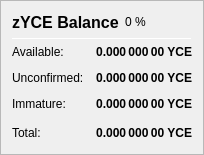
                      <widget class="QFrame" name="frame_ZerocoinBalances">
                       <property name="maximumSize">
                        <size>
                         <width>0</width>
                         <height>0</height>
                        </size>
                       </property>
                       <property name="frameShape">
                        <enum>QFrame::StyledPanel</enum>
                       </property>
                       <property name="frameShadow">
                        <enum>QFrame::Raised</enum>
                       </property>
                       <layout class="QVBoxLayout" name="verticalLayout_7">
                        <item>
                         <layout class="QHBoxLayout" name="horizontalLayout_8" stretch="0,0,0">
                          <item>
                           <widget class="QLabel" name="label_5z_3">
                            <property name="minimumSize">
                             <size>
                              <width>0</width>
                              <height>20</height>
                             </size>
                            </property>
                            <property name="font">
                             <font>
                              <pointsize>12</pointsize>
                              <weight>75</weight>
                              <bold>true</bold>
                             </font>
                            </property>
                            <property name="text">
                             <string>zYCE Balance</string>
                            </property>
                           </widget>
                          </item>
                          <item>
                           <widget class="QLabel" name="labelzYCEPercent">
                            <property name="text">
                             <string notr="true">0 %</string>
                            </property>
                           </widget>
                          </item>
                          <item>
                           <spacer name="horizontalSpacer_11">
                            <property name="orientation">
                             <enum>Qt::Horizontal</enum>
                            </property>
                            <property name="sizeHint" stdset="0">
                             <size>
                              <width>40</width>
                              <height>20</height>
                             </size>
                            </property>
                           </spacer>
                          </item>
                         </layout>
                        </item>
                        <item>
                         <widget class="Line" name="line_ZerocoinBalance">
                          <property name="minimumSize">
                           <size>
                            <width>0</width>
                            <height>1</height>
                           </size>
                          </property>
                          <property name="maximumSize">
                           <size>
                            <width>16777215</width>
                            <height>1</height>
                           </size>
                          </property>
                          <property name="orientation">
                           <enum>Qt::Horizontal</enum>
                          </property>
                         </widget>
                        </item>
                        <item>
                         <layout class="QGridLayout" name="gridLayout_5">
                          <property name="spacing">
                           <number>12</number>
                          </property>
                          <item row="1" column="0">
                           <widget class="QLabel" name="labelzBalanceMatureText">
                            <property name="toolTip">
                             <string>Mature: more than 20 confirmation and more than 1 mint of the same denomination after it was minted.
These zYCE are spendable.</string>
                            </property>
                            <property name="text">
                             <string>Available:</string>
                            </property>
                           </widget>
                          </item>
                          <item row="1" column="1">
                           <widget class="QLabel" name="labelzBalanceMature">
                            <property name="font">
                             <font>
                              <weight>75</weight>
                              <bold>true</bold>
                             </font>
                            </property>
                            <property name="toolTip">
                             <string>Mature: more than 20 confirmation and more than 1 mint of the same denomination after it was minted.
These zYCE are spendable.</string>
                            </property>
                            <property name="text">
                             <string notr="true">0.000 000 00 YCE</string>
                            </property>
                            <property name="alignment">
                             <set>Qt::AlignRight|Qt::AlignTrailing|Qt::AlignVCenter</set>
                            </property>
                           </widget>
                          </item>
                          <item row="2" column="0">
                           <widget class="QLabel" name="labelzBalanceUnconfirmedText">
                            <property name="toolTip">
                             <string>Unconfirmed: less than 20 confirmations
Immature: confirmed, but less than 1 mint of the same denomination after it was minted</string>
                            </property>
                            <property name="text">
                             <string>Unconfirmed:</string>
                            </property>
                           </widget>
                          </item>
                          <item row="2" column="1">
                           <widget class="QLabel" name="labelzBalanceUnconfirmed">
                            <property name="font">
                             <font>
                              <weight>75</weight>
                              <bold>true</bold>
                             </font>
                            </property>
                            <property name="toolTip">
                             <string>Unconfirmed: less than 20 confirmations
Immature: confirmed, but less than 1 mint of the same denomination after it was minted</string>
                            </property>
                            <property name="text">
                             <string notr="true">0.000 000 00 YCE</string>
                            </property>
                            <property name="alignment">
                             <set>Qt::AlignRight|Qt::AlignTrailing|Qt::AlignVCenter</set>
                            </property>
                           </widget>
                          </item>
                          <item row="3" column="0">
                           <widget class="QLabel" name="labelzBalanceImmatureText">
                            <property name="toolTip">
                             <string>Unconfirmed: less than 20 confirmations
Immature: confirmed, but less than 1 mint of the same denomination after it was minted</string>
                            </property>
                            <property name="text">
                             <string>Immature:</string>
                            </property>
                           </widget>
                          </item>
                          <item row="3" column="1">
                           <widget class="QLabel" name="labelzBalanceImmature">
                            <property name="font">
                             <font>
                              <weight>75</weight>
                              <bold>true</bold>
                             </font>
                            </property>
                            <property name="toolTip">
                             <string>Unconfirmed: less than 20 confirmations
Immature: confirmed, but less than 1 mint of the same denomination after it was minted</string>
                            </property>
                            <property name="text">
                             <string notr="true">0.000 000 00 YCE</string>
                            </property>
                            <property name="alignment">
                             <set>Qt::AlignRight|Qt::AlignTrailing|Qt::AlignVCenter</set>
                            </property>
                           </widget>
                          </item>
                          <item row="4" column="0">
                           <widget class="QLabel" name="labelzBalanceText">
                            <property name="toolTip">
                             <string>Your current zYCE balance, unconfirmed and immature zYCE included.</string>
                            </property>
                            <property name="text">
                             <string>Total:</string>
                            </property>
                           </widget>
                          </item>
                          <item row="4" column="1">
                           <widget class="QLabel" name="labelzBalance">
                            <property name="font">
                             <font>
                              <weight>75</weight>
                              <bold>true</bold>
                             </font>
                            </property>
                            <property name="cursor">
                             <cursorShape>IBeamCursor</cursorShape>
                            </property>
                            <property name="toolTip">
                             <string>Your current zYCE balance, unconfirmed and immature zYCE included.</string>
                            </property>
                            <property name="text">
                             <string notr="true">0.000 000 00 YCE</string>
                            </property>
                            <property name="alignment">
                             <set>Qt::AlignRight|Qt::AlignTrailing|Qt::AlignVCenter</set>
                            </property>
                            <property name="textInteractionFlags">
                             <set>Qt::LinksAccessibleByMouse|Qt::TextSelectableByMouse</set>
                            </property>
                           </widget>
                          </item>
                          <item row="4" column="2">
                           <spacer name="horizontalSpacer_4">
                            <property name="orientation">
                             <enum>Qt::Horizontal</enum>
                            </property>
                            <property name="sizeHint" stdset="0">
                             <size>
                              <width>40</width>
                              <height>20</height>
                             </size>
                            </property>
                           </spacer>
                          </item>
                         </layout>
                        </item>
                       </layout>
                      </widget>
